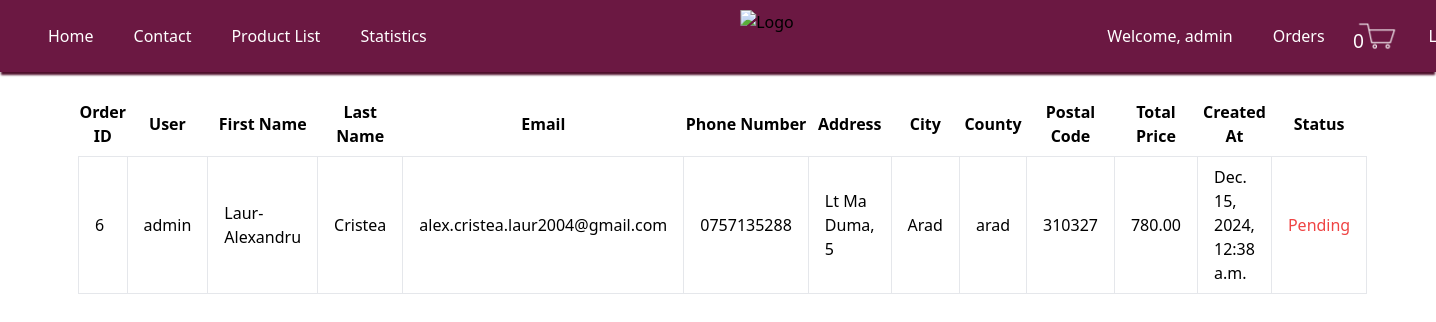
The page /orders/ (signed in) on the database as committed earlier.
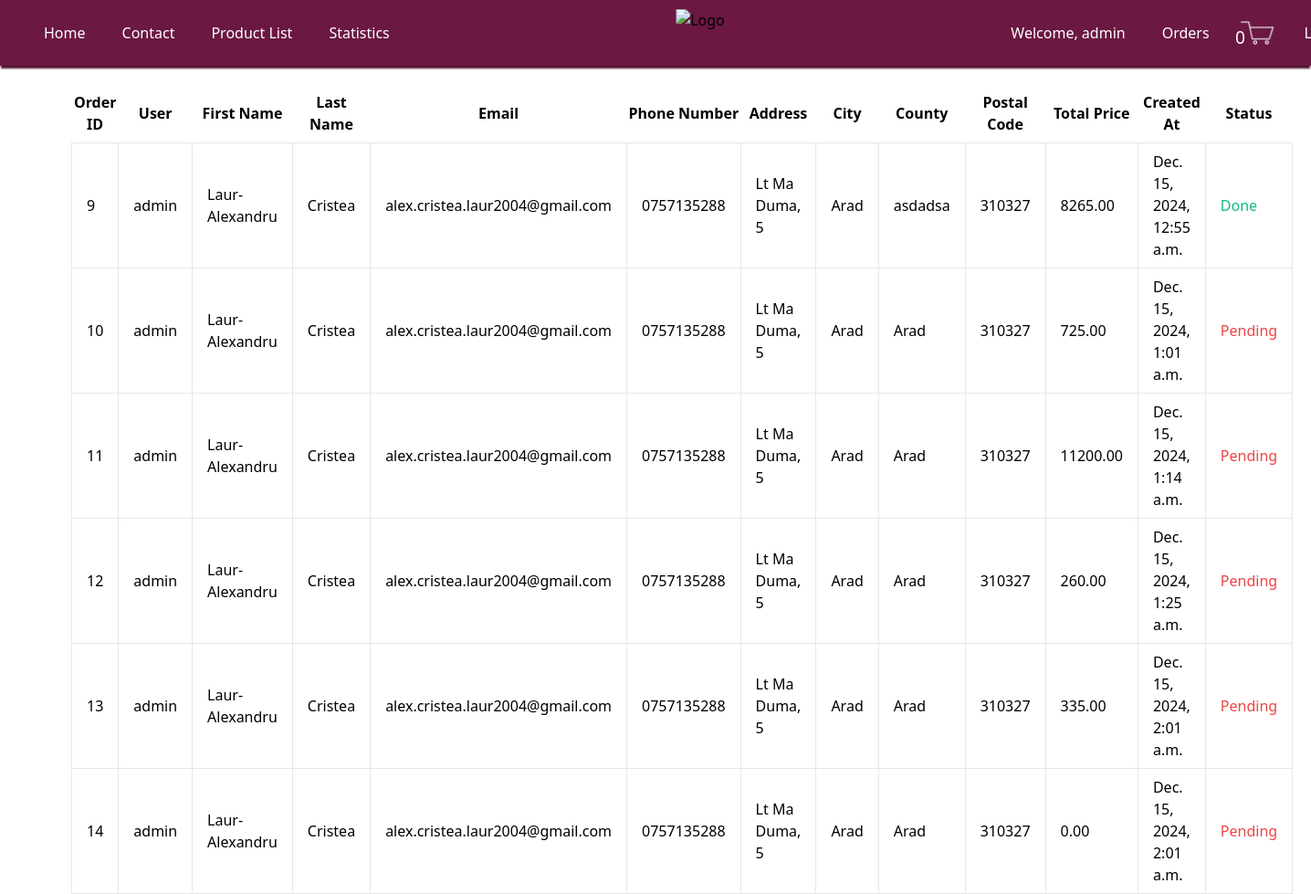
The same page on the database as committed later.
### my_app/models.py (models this page shows, shortened)
class Order(models.Model):
    user = models.ForeignKey(User, on_delete=models.CASCADE)
    created_at = models.DateTimeField(default=timezone.now)
    first_name = models.CharField(max_length=30,default='')
    last_name = models.CharField(max_length=30,default='')
    email = models.EmailField(max_length=254, default='')
    phone_number = models.CharField(max_length=15, default='')
    address = models.CharField(max_length=255 , null=True)
    city = models.CharField(max_length=100, null=True)
    county = models.CharField(max_length=100, default='')
    postal_code = models.CharField(max_length=6, null=True)
    total_price = models.DecimalField(max_digits=10, decimal_places=2)
    status = models.CharField(max_length=20, default='Pending')

### my_app/views.py (the view)
# urls.py: path('orders/', views.orders, name='orders'),
@staff_member_required
def orders(request):
    orders = Order.objects.all()
    return render(request, 'my_app/orders.html', {'orders': orders})

### my_app/context_processors.py (called while the page is built)
def cart_item_count(request):
    if request.user.is_authenticated:
        cart_items = CartItem.objects.filter(cart__user=request.user)
        return {'cart_item_count': cart_items.count()}
    return {'cart_item_count': 0}

### templates/my_app/orders.html (shortened to what this page needs)
<!DOCTYPE html>
<html lang="en">
<head>
    <link href="https://cdn.jsdelivr.net/npm/tailwindcss@2.2.19/dist/tailwind.min.css" rel="stylesheet">
</head>
<body>
    {% include 'my_app/header.html' %}
    <div class="container mx-auto mt-10">
        <h1 class="text-2xl font-bold mb-5">All Orders</h1>
        <table class="min-w-full bg-white">
            <thead>
                <tr>
                    <th class="py-2 cursor-pointer" id="order-id-header">Order ID</th>
                    <th class="py-2">User</th>
                    <th class="py-2">First Name</th>
                    <th class="py-2">Last Name</th>
                    <th class="py-2">Email</th>
                    <th class="py-2">Phone Number</th>
                    <th class="py-2">Address</th>
                    <th class="py-2">City</th>
                    <th class="py-2">County</th>
                    <th class="py-2">Postal Code</th>
                    <th class="py-2 cursor-pointer" id="total-price-header">Total Price</th>
                    <th class="py-2">Created At</th>
                    <th class="py-2 cursor-pointer" id="status-header">Status</th>
                </tr>
            </thead>
            <tbody id="orders-body">
                {% for order in orders %}
                <tr>
                    <td class="border px-4 py-2 order-id cursor-pointer" data-order-id="{{ order.id }}">{{ order.id }}</td>
                    <td class="border px-4 py-2">{{ order.user.username }}</td>
                    <td class="border px-4 py-2">{{ order.first_name }}</td>
                    <td class="border px-4 py-2">{{ order.last_name }}</td>
                    <td class="border px-4 py-2">{{ order.email }}</td>
                    <td class="border px-4 py-2">{{ order.phone_number }}</td>
                    <td class="border px-4 py-2">{{ order.address }}</td>
                    <td class="border px-4 py-2">{{ order.city }}</td>
                    <td class="border px-4 py-2">{{ order.county }}</td>
                    <td class="border px-4 py-2">{{ order.postal_code }}</td>
                    <td class="border px-4 py-2">{{ order.total_price }}</td>
                    <td class="border px-4 py-2">{{ order.created_at }}</td>
                    <td class="border px-4 py-2 {% if order.status == 'Pending' %}text-red-500{% elif order.status == 'Done' %}text-green-500{% endif %}">{{ order.status }}</td>
                </tr>
                {% endfor %}
            </tbody>
        </table>
    </div>
</body>
</html>

### templates/my_app/header.html (shortened to what this page needs)
{% load static %}
    <header class="header">
        <div class="links">
            <nav class="flex items-center justify-between relative">
                <div class="hidden lg:flex lg:items-center lg:space-x-10 lg:-ml-20">
                    <a href="/home" title="" class="headerlinks"> Home </a>
                    <a href="/home/contact" title="" class="headerlinks"> Contact </a>
                    <a href="/home/product_list" title="" class="headerlinks"> Product List </a>
                    {% if user.is_staff %}
                        <a href="/home/statistics" title="" class="headerlinks"> Statistics </a>
                    {% endif %}
                </div>
                <div class="absolute left-1/2 transform -translate-x-1/2">
                    <a>
                        <img class="imageheadersize" src="{% static 'images/logo.png' %}" alt="Logo" />
                    </a>
                </div>
                <div class="hidden lg:flex lg:items-center lg:space-x-10 lg:-mr-20">
                    {% if user.is_authenticated %}
                        <span class="headerloggedin">Welcome, {{ user.username }}</span>
                        {% if user.is_staff %}
                            <a href="/orders/" title="" class="headerlinks"> Orders </a>
                        {% endif %}
                        <a href="{% url 'cart_view' %}" class="headerlinks cart-link">
                            <span class="cartlogo"><span class="cart-count">{{ cart_item_count }}</span></span>
                        </a>
                        <a href="{% url 'logout_view' %}?next={{ request.path }}" title="" class="headerlinks" id="logout-link"> Log out </a>
                    {% else %}
                        <a href="{% url 'login' %}?next={{ request.path }}" title="" class="headerlinks"> Log in </a>
                        <a href="{% url 'signup' %}?next={{ request.path }}" title="" class="headerlinks"> Sign up </a>
                    {% endif %}
                </div>
            </nav>
        </div>
    </header>

Rows that differ between the two databases and show on the page:
removed Order: id "6", user.username "admin", first_name "Laur-Alexandru", last_name "Cristea", email "alex.cristea.laur2004@gmail.com", phone_number "0757135288", address "Lt Ma Duma, 5", city "Arad", county "arad", postal_code "310327", total_price "780.00", created_at "Dec. 15, 2024, 12:38 a.m.", status "Pending"
added Order: id "9", user.username "admin", first_name "Laur-Alexandru", last_name "Cristea", email "alex.cristea.laur2004@gmail.com", phone_number "0757135288", address "Lt Ma Duma, 5", city "Arad", county "asdadsa", postal_code "310327", total_price "8265.00", created_at "Dec. 15, 2024, 12:55 a.m.", status "Done"
added Order: id "10", user.username "admin", first_name "Laur-Alexandru", last_name "Cristea", email "alex.cristea.laur2004@gmail.com", phone_number "0757135288", address "Lt Ma Duma, 5", city "Arad", county "Arad", postal_code "310327", total_price "725.00", created_at "Dec. 15, 2024, 1:01 a.m.", status "Pending"
added Order: id "11", user.username "admin", first_name "Laur-Alexandru", last_name "Cristea", email "alex.cristea.laur2004@gmail.com", phone_number "0757135288", address "Lt Ma Duma, 5", city "Arad", county "Arad", postal_code "310327", total_price "11200.00", created_at "Dec. 15, 2024, 1:14 a.m.", status "Pending"
added Order: id "12", user.username "admin", first_name "Laur-Alexandru", last_name "Cristea", email "alex.cristea.laur2004@gmail.com", phone_number "0757135288", address "Lt Ma Duma, 5", city "Arad", county "Arad", postal_code "310327", total_price "260.00", created_at "Dec. 15, 2024, 1:25 a.m.", status "Pending"
added Order: id "13", user.username "admin", first_name "Laur-Alexandru", last_name "Cristea", email "alex.cristea.laur2004@gmail.com", phone_number "0757135288", address "Lt Ma Duma, 5", city "Arad", county "Arad", postal_code "310327", total_price "335.00", created_at "Dec. 15, 2024, 2:01 a.m.", status "Pending"
added Order: id "14", user.username "admin", first_name "Laur-Alexandru", last_name "Cristea", email "alex.cristea.laur2004@gmail.com", phone_number "0757135288", address "Lt Ma Duma, 5", city "Arad", county "Arad", postal_code "310327", total_price "0.00", created_at "Dec. 15, 2024, 2:01 a.m.", status "Pending"
